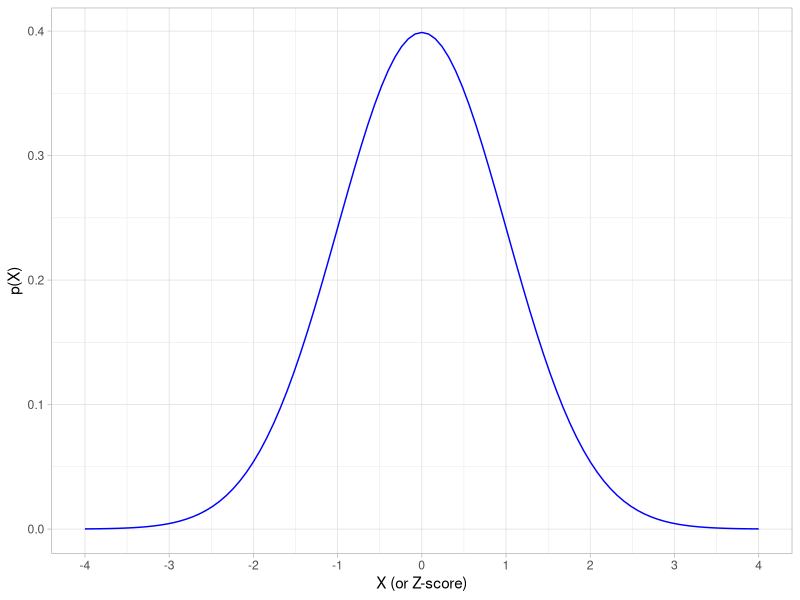
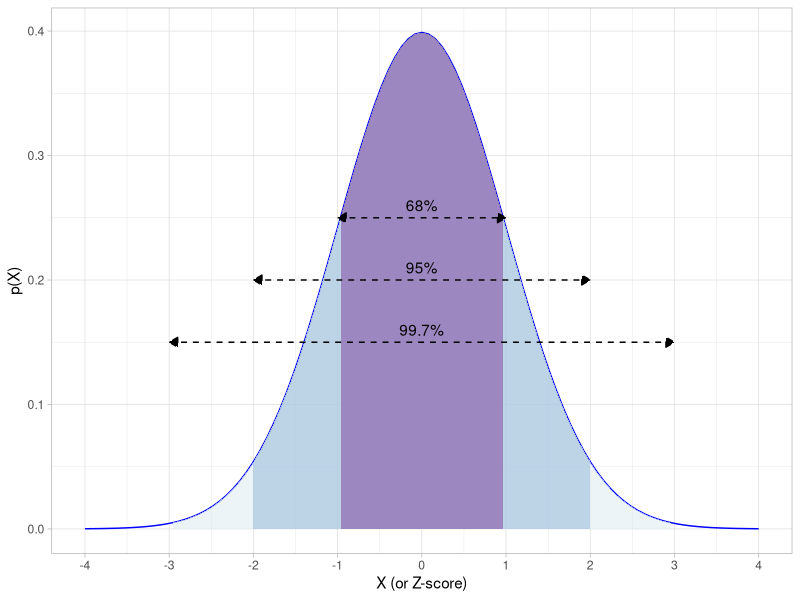
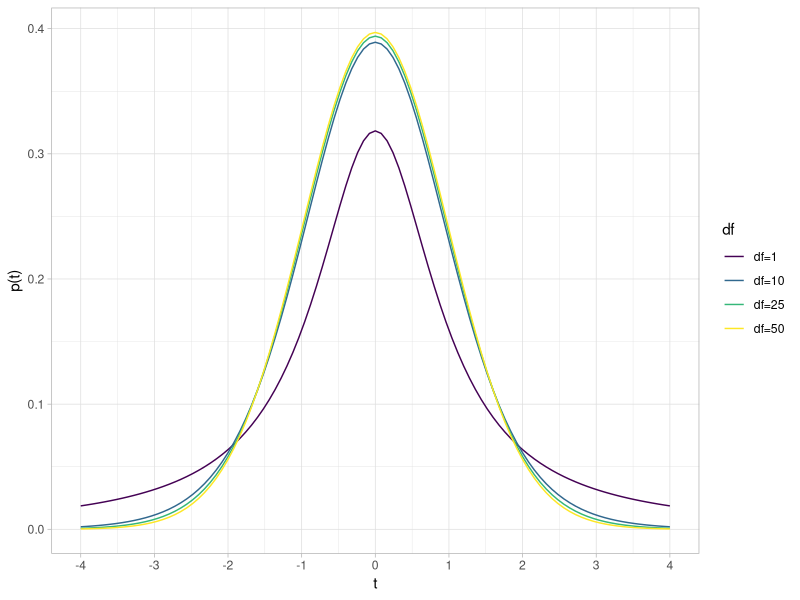
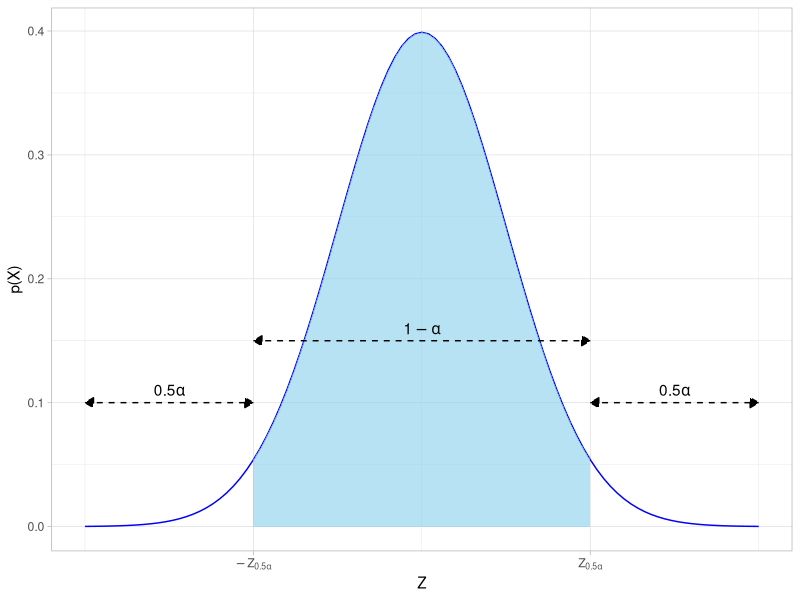
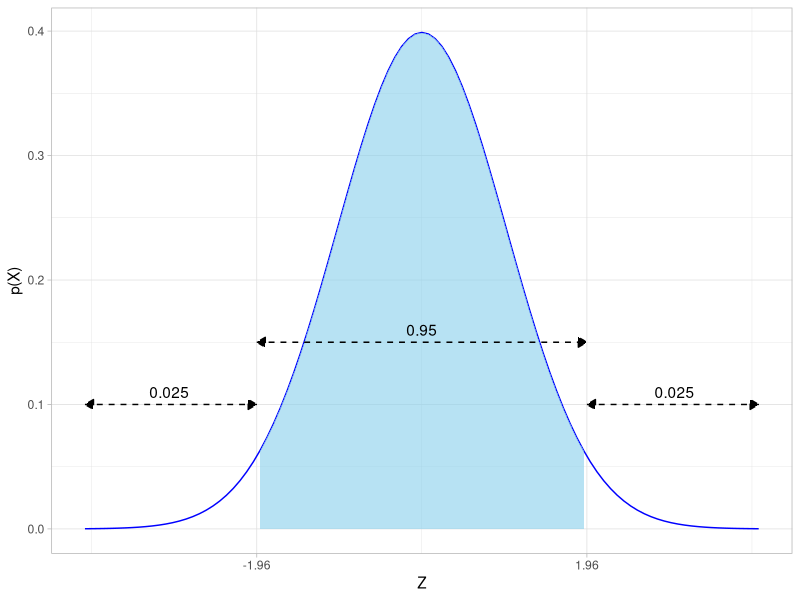

Generate these figures, in order, with R:
## ---- chunk 1
knitr::opts_chunk$set(echo = FALSE,
                      message = FALSE,
                      warning = FALSE)
## ---- chunk 2
library(tidyverse)

# plot a theoretical normal distribution without any data

# our "geom" here is the "stat_function()" command, which draws statistical functions

normal.pdf <- ggplot(data = data.frame(x = -4:4), # our "data" is just a sequence of x from -4 to 4
                     aes(x = x))+
  stat_function(fun = dnorm, # dnorm is the normal distributions
                args = list(mean = 0, sd = 1), # set mean = 0 and sd = 1
                color="blue")+
  scale_x_continuous(breaks = seq(-4,4,1))+
    xlab("X (or Z-score)")+ylab("p(X)")+
  theme_light()

normal.pdf
## ---- chunk 3

# write functions to shade portions of distribution

shade68 <- function(x) {
    y <- dnorm(x, mean = 0, sd = 1)
    y[x < -1 | x > 1] <- NA
    return(y)
}

shade95 <- function(x) {
    y <- dnorm(x, mean = 0, sd = 1)
    y[x < -2 | x > 2] <- NA
    return(y)
}

shade99.7 <- function(x) {
    y <- dnorm(x, mean = 0, sd = 1)
    y[x < -3 | x > 3] <- NA
    return(y)
}

normal.pdf + 
  stat_function(fun = shade99.7, geom="area", fill="#e0ecf4", alpha=0.6)+
  stat_function(fun = shade95, geom="area", fill="#9ebcda", alpha=0.6)+
  stat_function(fun = shade68, geom="area", fill="#8856a7", alpha=0.6)+
  annotate("segment", x = -3, xend = 3, y = 0.15, yend = 0.15, colour = "#000000", size=0.5, linetype = 2, alpha=1, arrow=arrow(length=unit(0.25,"cm"), ends="both", type="closed"))+
  annotate("text", x = 0, y = 0.16, label = "99.7%", color="#000000")+
  annotate("segment", x = -2, xend = 2, y = 0.20, yend = 0.20, colour = "#000000", size=0.5, linetype = 2, alpha=1, arrow=arrow(length=unit(0.25,"cm"), ends="both", type="closed"))+
  annotate("text", x = 0, y = 0.21, label = "95%", color="#000000")+
  annotate("segment", x = -1, xend = 1, y = 0.25, yend = 0.25, colour = "#000000", size=0.5, linetype = 2, alpha=1, arrow=arrow(length=unit(0.25,"cm"), ends="both", type="closed"))+
  annotate("text", x = 0, y = 0.26, label = "68%", color="#000000")
## ---- chunk 4
pnorm(-2, mean = 0, sd = 1, lower.tail = TRUE) # area to left of -2
pnorm(2, mean = 0, sd = 1, lower.tail = TRUE) # area to left of 2
pnorm(2, mean = 0, sd = 1, lower.tail = FALSE) # area to RIGHT of 2
pnorm(2, mean = 0, sd = 1, lower.tail = TRUE)- pnorm(-2, mean = 0, sd = 1, lower.tail = TRUE) # area between -2 and 2
## ---- chunk 5
library("viridis")
ggplot(data = data.frame(x = -4:4), # our "data" is just a sequence of x from -4 to 4
                     aes(x = x))+
  stat_function(fun = dt,
                args = list(df=1),
                aes(color="df=1"))+
  stat_function(fun = dt,
                args = list(df=10),
                aes(color="df=10"))+
  stat_function(fun = dt,
                args = list(df=20),
                aes(color="df=25"))+
  stat_function(fun = dt,
                args = list(df=50),
                aes(color="df=50"))+
  scale_x_continuous(breaks = seq(-4,4,1))+
  xlab("t")+ylab("p(X)")+
  scale_color_viridis_d()+
  labs(x = "t",
       y = "p(t)",
       color = "df")+
  theme_light()
## ---- chunk 6
shadeabstract <- function(x) {
    y <- dnorm(x, mean = 0, sd = 1)
    y[x < -2 | x > 2] <- NA
    return(y)
}

conf_int_abstract <- ggplot(data = data.frame(x = -4:4), # our "data" is just a sequence of x from -4 to 4
                     aes(x = x))+
  stat_function(fun = dnorm, # dnorm is the normal distributions
                args = list(mean = 0, sd = 1), # set mean = 0 and sd = 1
                color="blue")+
  stat_function(fun = shadeabstract, geom="area", fill="skyblue", alpha=0.6)+
  annotate("segment", x = -2, xend = 2, y = 0.15, yend = 0.15, colour = "#000000", size=0.5, linetype = 2, alpha=1, arrow=arrow(length=unit(0.25,"cm"), ends="both", type="closed"))+
  annotate("text", x = 0, y = 0.16, label = expression(1-alpha), color="#000000")+
  annotate("segment", x = -4, xend = -2, y = 0.1, yend = 0.1, color = "#000000", size=0.5, linetype = 2, alpha=1, arrow=arrow(length=unit(0.25,"cm"), ends="both", type="closed"))+
  annotate("text", x = -3, y = 0.11, label = expression(0.5*alpha), color="#000000")+
  annotate("segment", x = 2, xend = 4, y = 0.1, yend = 0.1, color = "#000000", size=0.5, linetype = 2, alpha=1, arrow=arrow(length=unit(0.25,"cm"), ends="both", type="closed"))+
  annotate("text", x = 3, y = 0.11, label = expression(0.5*alpha), color="#000000")+
  scale_x_continuous(breaks = c(-2,2),
                     labels = c(expression(-Z[0.5*alpha]),expression(Z[0.5*alpha])))+
    xlab("Z")+ylab("p(X)")+
  theme_light()

conf_int_abstract
## ---- chunk 7
shade1.96 <- function(x) {
    y <- dnorm(x, mean = 0, sd = 1)
    y[x < -1.96 | x > 1.96] <- NA
    return(y)
}

conf_int_abstract <- ggplot(data = data.frame(x = -4:4), # our "data" is just a sequence of x from -4 to 4
                     aes(x = x))+
  stat_function(fun = dnorm, # dnorm is the normal distributions
                args = list(mean = 0, sd = 1), # set mean = 0 and sd = 1
                color="blue")+
  stat_function(fun = shade1.96, geom="area", fill="skyblue", alpha=0.6)+
  annotate("segment", x = -1.96, xend = 1.96, y = 0.15, yend = 0.15, colour = "#000000", size=0.5, linetype = 2, alpha=1, arrow=arrow(length=unit(0.25,"cm"), ends="both", type="closed"))+
  annotate("text", x = 0, y = 0.16, label = "0.95", color="#000000")+
  annotate("segment", x = -4, xend = -1.96, y = 0.1, yend = 0.1, color = "#000000", size=0.5, linetype = 2, alpha=1, arrow=arrow(length=unit(0.25,"cm"), ends="both", type="closed"))+
  annotate("text", x = -3, y = 0.11, label = "0.025", color="#000000")+
  annotate("segment", x = 1.96, xend = 4, y = 0.1, yend = 0.1, color = "#000000", size=0.5, linetype = 2, alpha=1, arrow=arrow(length=unit(0.25,"cm"), ends="both", type="closed"))+
  annotate("text", x = 3, y = 0.11, label = "0.025", color="#000000")+
  scale_x_continuous(breaks = c(-1.96,1.96),
                     labels = c(-1.96, 1.96))+
    xlab("Z")+ylab("p(X)")+
  theme_light()

conf_int_abstract
